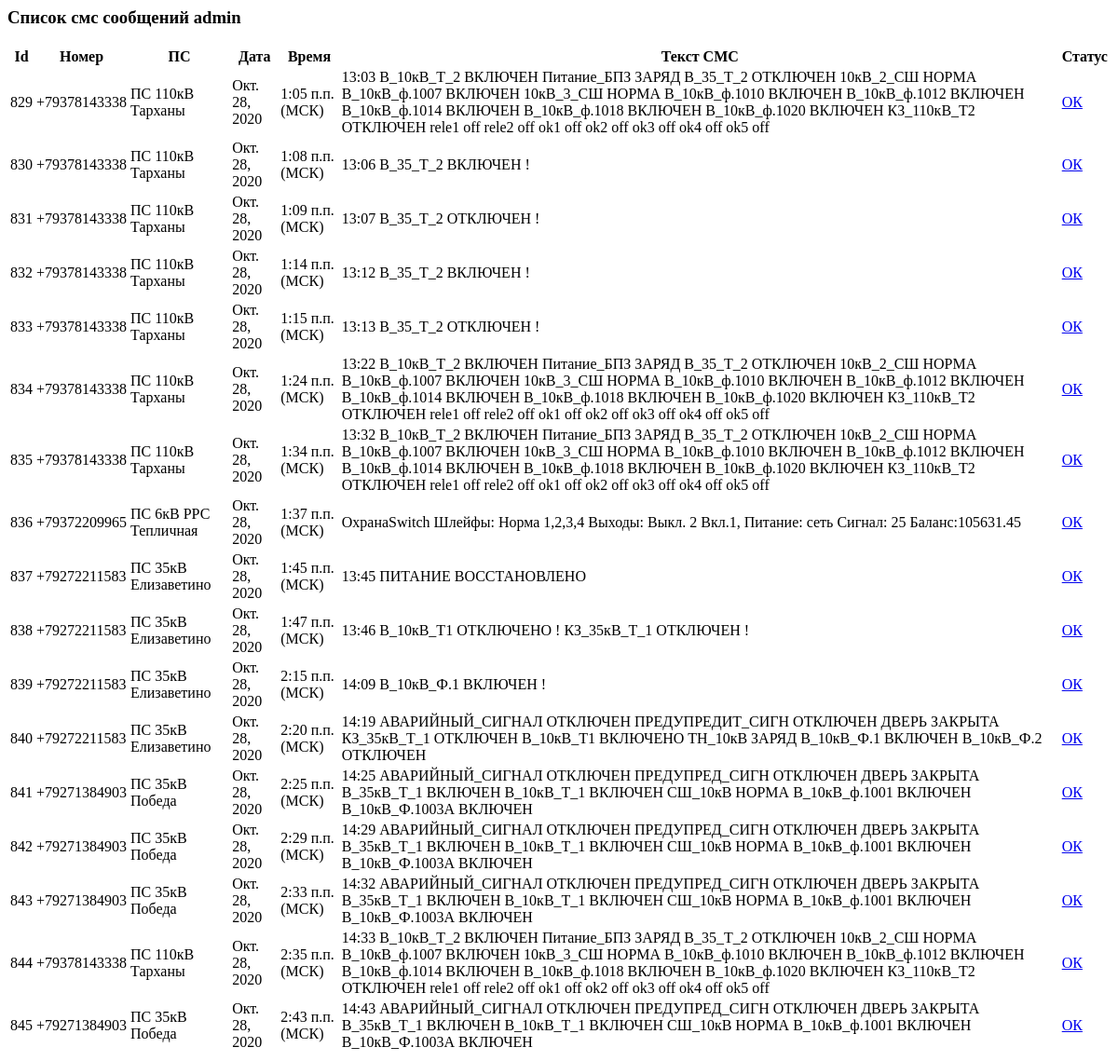
The app's page /ajax/get_response/ (signed in), older data.
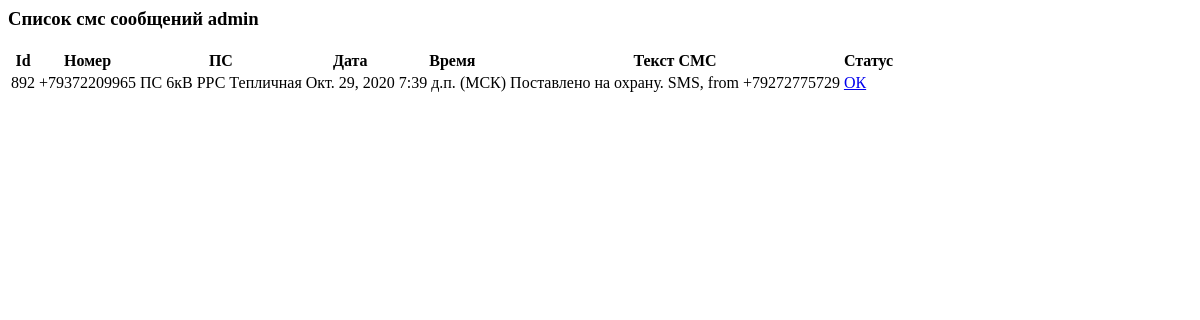
The same page, newer data.
### my_app/models.py (models this page shows)
class Viewed_messages(models.Model):
    id_SMS = models.ForeignKey(Sms_message, on_delete = models.CASCADE)
    user = models.ForeignKey(User, on_delete=models.CASCADE)
    status_view = models.BooleanField()
    datetime_view = models.DateTimeField(null=True, blank=True)
    sms_notification = models.BooleanField()

class Sms_message(models.Model):
    number = models.CharField(max_length=12)
    date = models.DateField()
    time = models.TimeField()
    text_sms = models.TextField()
    ps = models.ForeignKey(Ps, on_delete=models.CASCADE)

class Ps(models.Model):
    name = models.CharField(max_length=100, primary_key=True)
    tel_number = models.CharField(max_length=12)
    res = models.ForeignKey(Group, on_delete=models.CASCADE)

### my_app/views.py (the view)
# urls.py: re_path(r'^ajax/get_response/$', views.table, name='get_response'),
@login_required
def table(request):
    user_name = request.user.username
    time_zone = " (МСК)"
    selected_interval = request.session['choice_status']
    messages = check_view(user_name, selected_interval)
    data = {"messages": messages, "username": user_name, "time_zone": time_zone}
    return render(request, "table.html", context=data)

### my_app/service/services_for_view.py (called while the page is built)
def check_view(user_name, selected_interval):
    if selected_interval != 'False':
        delta = datetime.now() - timedelta(days=int(selected_interval))
        return Viewed_messages.objects.filter(user__username=user_name, status_view=True, id_SMS__date__gte=delta)
    else:
        return Viewed_messages.objects.filter(user__username=user_name, status_view=False)

### my_app/templates/table.html
{% if messages.count > 0 %}
    <h3>Список смс сообщений {{username}}</h3>
<table id ="customers">
        <tr><th>Id</th><th>Номер</th><th>ПС</th><th>Дата</th><th>Время</th><th>Текст СМС</th><th>Статус</th></tr>
       {% for  message in messages %}
        <tr>
            <td >{{ message.id_SMS.id }}</td>
            <td>{{ message.id_SMS.number }}</td>
            <td>{{ message.id_SMS.ps.name }}</td>
            <td>{{ message.id_SMS.date }}</td>
            <td>{{ message.id_SMS.time }}{{time_zone}}</td>
            <td>{{ message.id_SMS.text_sms }}</td>
            <td>
                {% if message.status_view %}
                <img src="/static/admin/img/icon-yes.svg" alt="True">
                {% else %}
                <a id="para1" href="view_sms/{{message.id}}">ОК</a>
                {% endif %}
            </td>
        </tr>
    {% endfor %}
    </table>
{% else %}
     <h3>Нет новых смс сообщений {{username}}</h3>
    {% endif %}

Row changes from the older to the newer data that the page shows:
removed Viewed_messages: id_SMS.id "829", id_SMS.number "+79378143338", id_SMS.ps.name "ПС 110кВ Тарханы", id_SMS "Окт. 28, 2020", id_SMS.time "1:05 п.п.", time_zone "(МСК)", id_SMS.text_sms "13:03 В_10кВ_Т_2 ВКЛЮЧЕН Питание_БПЗ ЗАРЯД В_35_Т_2 ОТКЛЮЧЕН 10кВ_2_СШ НОРМА В_10кВ_ф.1007 ВКЛЮЧЕН 10кВ_3_СШ НОРМА В_10кВ_ф.1010 ВКЛЮЧЕН В_10кВ_ф.1012 ВКЛЮЧЕН В_10кВ_ф.1014 ВКЛЮЧЕН В_10кВ_ф.1018 ВКЛЮЧЕН В_10кВ_ф.1020 ВКЛЮЧЕН КЗ_110кВ_Т2 ОТКЛЮЧЕН rele1 off rele2 off ok1 off ok2 off ok3 off ok4 off ok5 off"
no longer on this page (row edited): Viewed_messages: id_SMS.id "830", id_SMS.number "+79378143338", id_SMS.ps.name "ПС 110кВ Тарханы", id_SMS "Окт. 28, 2020", id_SMS.time "1:08 п.п.", time_zone "(МСК)", id_SMS.text_sms "13:06 В_35_Т_2 ВКЛЮЧЕН !"
no longer on this page (row edited): Viewed_messages: id_SMS.id "831", id_SMS.number "+79378143338", id_SMS.ps.name "ПС 110кВ Тарханы", id_SMS "Окт. 28, 2020", id_SMS.time "1:09 п.п.", time_zone "(МСК)", id_SMS.text_sms "13:07 В_35_Т_2 ОТКЛЮЧЕН !"
no longer on this page (row edited): Viewed_messages: id_SMS.id "832", id_SMS.number "+79378143338", id_SMS.ps.name "ПС 110кВ Тарханы", id_SMS "Окт. 28, 2020", id_SMS.time "1:14 п.п.", time_zone "(МСК)", id_SMS.text_sms "13:12 В_35_Т_2 ВКЛЮЧЕН !"
no longer on this page (row edited): Viewed_messages: id_SMS.id "833", id_SMS.number "+79378143338", id_SMS.ps.name "ПС 110кВ Тарханы", id_SMS "Окт. 28, 2020", id_SMS.time "1:15 п.п.", time_zone "(МСК)", id_SMS.text_sms "13:13 В_35_Т_2 ОТКЛЮЧЕН !"
removed Viewed_messages: id_SMS.id "834", id_SMS.number "+79378143338", id_SMS.ps.name "ПС 110кВ Тарханы", id_SMS "Окт. 28, 2020", id_SMS.time "1:24 п.п.", time_zone "(МСК)", id_SMS.text_sms "13:22 В_10кВ_Т_2 ВКЛЮЧЕН Питание_БПЗ ЗАРЯД В_35_Т_2 ОТКЛЮЧЕН 10кВ_2_СШ НОРМА В_10кВ_ф.1007 ВКЛЮЧЕН 10кВ_3_СШ НОРМА В_10кВ_ф.1010 ВКЛЮЧЕН В_10кВ_ф.1012 ВКЛЮЧЕН В_10кВ_ф.1014 ВКЛЮЧЕН В_10кВ_ф.1018 ВКЛЮЧЕН В_10кВ_ф.1020 ВКЛЮЧЕН КЗ_110кВ_Т2 ОТКЛЮЧЕН rele1 off rele2 off ok1 off ok2 off ok3 off ok4 off ok5 off"
removed Viewed_messages: id_SMS.id "835", id_SMS.number "+79378143338", id_SMS.ps.name "ПС 110кВ Тарханы", id_SMS "Окт. 28, 2020", id_SMS.time "1:34 п.п.", time_zone "(МСК)", id_SMS.text_sms "13:32 В_10кВ_Т_2 ВКЛЮЧЕН Питание_БПЗ ЗАРЯД В_35_Т_2 ОТКЛЮЧЕН 10кВ_2_СШ НОРМА В_10кВ_ф.1007 ВКЛЮЧЕН 10кВ_3_СШ НОРМА В_10кВ_ф.1010 ВКЛЮЧЕН В_10кВ_ф.1012 ВКЛЮЧЕН В_10кВ_ф.1014 ВКЛЮЧЕН В_10кВ_ф.1018 ВКЛЮЧЕН В_10кВ_ф.1020 ВКЛЮЧЕН КЗ_110кВ_Т2 ОТКЛЮЧЕН rele1 off rele2 off ok1 off ok2 off ok3 off ok4 off ok5 off"
no longer on this page (row edited): Viewed_messages: id_SMS.id "836", id_SMS.number "+79372209965", id_SMS.ps.name "ПС 6кВ РРС Тепличная", id_SMS "Окт. 28, 2020", id_SMS.time "1:37 п.п.", time_zone "(МСК)", id_SMS.text_sms "ОхранаSwitch Шлейфы: Норма 1,2,3,4 Выходы: Выкл. 2 Вкл.1, Питание: сеть Сигнал: 25 Баланс:105631.45"
no longer on this page (row edited): Viewed_messages: id_SMS.id "837", id_SMS.number "+79272211583", id_SMS.ps.name "ПС 35кВ Елизаветино", id_SMS "Окт. 28, 2020", id_SMS.time "1:45 п.п.", time_zone "(МСК)", id_SMS.text_sms "13:45 ПИТАНИЕ ВОССТАНОВЛЕНО"
no longer on this page (row edited): Viewed_messages: id_SMS.id "838", id_SMS.number "+79272211583", id_SMS.ps.name "ПС 35кВ Елизаветино", id_SMS "Окт. 28, 2020", id_SMS.time "1:47 п.п.", time_zone "(МСК)", id_SMS.text_sms "13:46 В_10кВ_Т1 ОТКЛЮЧЕНО ! КЗ_35кВ_Т_1 ОТКЛЮЧЕН !"
no longer on this page (row edited): Viewed_messages: id_SMS.id "839", id_SMS.number "+79272211583", id_SMS.ps.name "ПС 35кВ Елизаветино", id_SMS "Окт. 28, 2020", id_SMS.time "2:15 п.п.", time_zone "(МСК)", id_SMS.text_sms "14:09 В_10кВ_Ф.1 ВКЛЮЧЕН !"
removed Viewed_messages: id_SMS.id "840", id_SMS.number "+79272211583", id_SMS.ps.name "ПС 35кВ Елизаветино", id_SMS "Окт. 28, 2020", id_SMS.time "2:20 п.п.", time_zone "(МСК)", id_SMS.text_sms "14:19 АВАРИЙНЫЙ_СИГНАЛ ОТКЛЮЧЕН ПРЕДУПРЕДИТ_СИГН ОТКЛЮЧЕН ДВЕРЬ ЗАКРЫТА КЗ_35кВ_Т_1 ОТКЛЮЧЕН В_10кВ_Т1 ВКЛЮЧЕНО ТН_10кВ ЗАРЯД В_10кВ_Ф.1 ВКЛЮЧЕН В_10кВ_Ф.2 ОТКЛЮЧЕН"
removed Viewed_messages: id_SMS.id "841", id_SMS.number "+79271384903", id_SMS.ps.name "ПС 35кВ Победа", id_SMS "Окт. 28, 2020", id_SMS.time "2:25 п.п.", time_zone "(МСК)", id_SMS.text_sms "14:25 АВАРИЙНЫЙ_СИГНАЛ ОТКЛЮЧЕН ПРЕДУПРЕД_СИГН ОТКЛЮЧЕН ДВЕРЬ ЗАКРЫТА В_35кВ_Т_1 ВКЛЮЧЕН В_10кВ_Т_1 ВКЛЮЧЕН СШ_10кВ НОРМА В_10кВ_ф.1001 ВКЛЮЧЕН В_10кВ_Ф.1003А ВКЛЮЧЕН"
removed Viewed_messages: id_SMS.id "842", id_SMS.number "+79271384903", id_SMS.ps.name "ПС 35кВ Победа", id_SMS "Окт. 28, 2020", id_SMS.time "2:29 п.п.", time_zone "(МСК)", id_SMS.text_sms "14:29 АВАРИЙНЫЙ_СИГНАЛ ОТКЛЮЧЕН ПРЕДУПРЕД_СИГН ОТКЛЮЧЕН ДВЕРЬ ЗАКРЫТА В_35кВ_Т_1 ВКЛЮЧЕН В_10кВ_Т_1 ВКЛЮЧЕН СШ_10кВ НОРМА В_10кВ_ф.1001 ВКЛЮЧЕН В_10кВ_Ф.1003А ВКЛЮЧЕН"
removed Viewed_messages: id_SMS.id "843", id_SMS.number "+79271384903", id_SMS.ps.name "ПС 35кВ Победа", id_SMS "Окт. 28, 2020", id_SMS.time "2:33 п.п.", time_zone "(МСК)", id_SMS.text_sms "14:32 АВАРИЙНЫЙ_СИГНАЛ ОТКЛЮЧЕН ПРЕДУПРЕД_СИГН ОТКЛЮЧЕН ДВЕРЬ ЗАКРЫТА В_35кВ_Т_1 ВКЛЮЧЕН В_10кВ_Т_1 ВКЛЮЧЕН СШ_10кВ НОРМА В_10кВ_ф.1001 ВКЛЮЧЕН В_10кВ_Ф.1003А ВКЛЮЧЕН"
removed Viewed_messages: id_SMS.id "844", id_SMS.number "+79378143338", id_SMS.ps.name "ПС 110кВ Тарханы", id_SMS "Окт. 28, 2020", id_SMS.time "2:35 п.п.", time_zone "(МСК)", id_SMS.text_sms "14:33 В_10кВ_Т_2 ВКЛЮЧЕН Питание_БПЗ ЗАРЯД В_35_Т_2 ОТКЛЮЧЕН 10кВ_2_СШ НОРМА В_10кВ_ф.1007 ВКЛЮЧЕН 10кВ_3_СШ НОРМА В_10кВ_ф.1010 ВКЛЮЧЕН В_10кВ_ф.1012 ВКЛЮЧЕН В_10кВ_ф.1014 ВКЛЮЧЕН В_10кВ_ф.1018 ВКЛЮЧЕН В_10кВ_ф.1020 ВКЛЮЧЕН КЗ_110кВ_Т2 ОТКЛЮЧЕН rele1 off rele2 off ok1 off ok2 off ok3 off ok4 off ok5 off"
removed Viewed_messages: id_SMS.id "845", id_SMS.number "+79271384903", id_SMS.ps.name "ПС 35кВ Победа", id_SMS "Окт. 28, 2020", id_SMS.time "2:43 п.п.", time_zone "(МСК)", id_SMS.text_sms "14:43 АВАРИЙНЫЙ_СИГНАЛ ОТКЛЮЧЕН ПРЕДУПРЕД_СИГН ОТКЛЮЧЕН ДВЕРЬ ЗАКРЫТА В_35кВ_Т_1 ВКЛЮЧЕН В_10кВ_Т_1 ВКЛЮЧЕН СШ_10кВ НОРМА В_10кВ_ф.1001 ВКЛЮЧЕН В_10кВ_Ф.1003А ВКЛЮЧЕН"
added Viewed_messages: id_SMS.id "892", id_SMS.number "+79372209965", id_SMS.ps.name "ПС 6кВ РРС Тепличная", id_SMS "Окт. 29, 2020", id_SMS.time "7:39 д.п.", time_zone "(МСК)", id_SMS.text_sms "Поставлено на охрану. SMS, from +79272775729"
